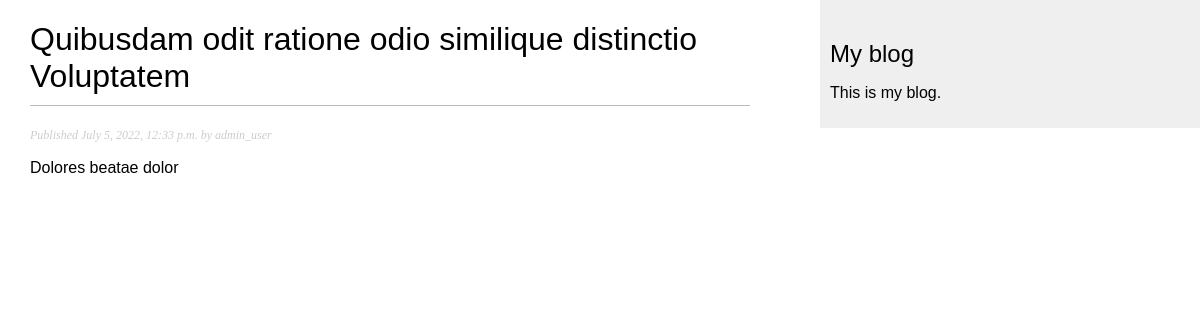
The app's page /2022/7/5/adls-dskd-hh/ with its own data.
### main/models.py (models this page shows, shortened)
class Post(models.Model):
    STATUS_CHOICES = (
        ('draft', 'Draft'),
        ('published', 'Published'),
    )
    title = models.CharField(max_length=250)
    slug = models.SlugField(max_length=250, unique_for_date='publish')
    author = models.ForeignKey(User, on_delete=models.CASCADE, related_name='blog_posts')
    body = models.TextField()
    publish = models.DateTimeField(default=timezone.now)
    created = models.DateTimeField(auto_now_add=True)
    updated = models.DateTimeField(auto_now=True)
    status = models.CharField(max_length=10,choices=STATUS_CHOICES, default='draft')
    class Meta:
        ordering = ('-publish',)

### main/views.py (the view)
# urls.py: path("<int:year>/<int:month>/<int:day>/<slug:slug>/", views.post_detail, name = "post_detail")
def post_detail(request, year, month, day, slug):
    post = get_object_or_404(Post, status='published',
                             publish__year=year,
                             publish__month=month,
                             publish__day=day,
                             slug=slug)
    data = {
        "post" : post,
    }
    return render(request,'blog/post/detail.html', data)

### main/templates/blog/post/detail.html (shortened to what this page needs)
{% extends "blog/base.html" %}
{% block content %}
 <h1>{{ post.title }}</h1>
 <p class="date">
    Published {{ post.publish }} by {{ post.author }}
 </p>
 {{ post.body|linebreaks }}
{% endblock %}

### main/static/css/blog.css (style rules this page uses)
body { margin:0; padding:0; font-family:helvetica, sans-serif; }
h1 { font-weight:normal; border-bottom:1px solid #bbb; padding:0 0 10px 0; }
p.date { color:#ccc; font-family: georgia, serif; font-size: 12px; font-style: italic; }

### records on screen
Post: title "Quibusdam odit ratione odio similique distinctio Voluptatem", publish "July 5, 2022, 12:33 p.m.", author "admin_user", body "Dolores beatae dolor"
